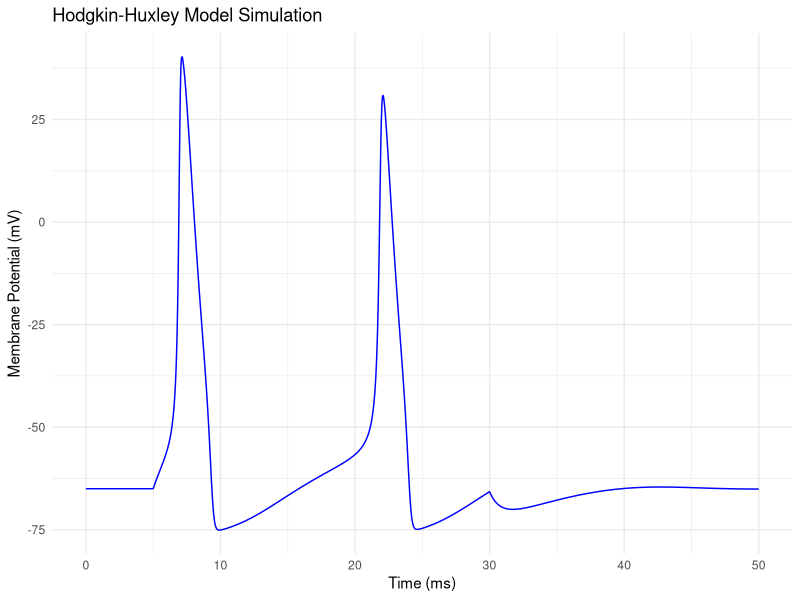

Recreate this plot in R.
# Hodgkin-Huxley Model: Understanding dV, dn, dm, dh

# dV - Change in Membrane Potential
# Represents: Rate of change of the neuron's membrane potential over time.
# Influences: Ionic currents (Na+, K+, leakage).
# Mechanism: Na+ influx causes depolarization, then K+ efflux causes repolarization.
# Role in Action Potential: Rapid Na+ channel opening and subsequent K+ channel opening.

# dn - Change in Potassium Channel Activation Variable
# Represents: Rate of change of n, governing potassium channels opening.
# Alpha/Beta Dynamics: Controlled by alpha_n (opening rate) and beta_n (closing rate).
# Action Potential: Slow increase during depolarization, helps in repolarization.

# dm - Change in Sodium Channel Activation Variable
# Represents: Rate of change of m, related to sodium channel activation.
# Alpha/Beta Dynamics: Governed by alpha_m (opening rate) and beta_m (closing rate).
# Action Potential: Rapid increase during initial depolarization phase.

# dh - Change in Sodium Channel Inactivation Variable
# Represents: Rate of change of h, linked to sodium channel inactivation.
# Alpha/Beta Dynamics: Dictated by alpha_h (inactivation rate) and beta_h (de-inactivation rate).
# Action Potential: Decreases during depolarization, preventing further Na+ influx.

# Summary:
# Interplay: V affects n, m, h, which in turn influence the ionic currents and V.
# Action Potential Phases: Rapid V rise due to m, decrease due to n and h.
# Return to Resting State: Variables return to baseline, readying neuron for next action potential.


# Load necessary library
library(deSolve)

# v is membrane potential
# n is probabiility of potassium channel opening


# Hodgkin-Huxley Model Parameters
g_Na = 120   # Sodium (Na) maximum conductances, in mS/cm^2
g_K = 36     # Postassium (K) maximum conductances, in mS/cm^2
g_L = 0.3    # Leak maximum conductances, in mS/cm^2
E_Na = 50    # Sodium (Na) Nernst reversal potentials, in mV
E_K = -77    # Postassium (K) Nernst reversal potentials, in mV
E_L = -54.4  # Leak Nernst reversal potentials, in mV
Cm = 1       # Membrane capacitance, in uF/cm^2

# Define the Hodgkin-Huxley model
hodgkin_huxley_model <- function(t, state, parameters) {
  with(as.list(c(state, parameters)), {
    # Calculate channel gating variables (n = )
    alpha_n = 0.01 * (V + 55) / (1 - exp(-(V + 55) / 10))
    beta_n = 0.125 * exp(-(V + 65) / 80)
    alpha_m = 0.1 * (V + 40) / (1 - exp(-(V + 40) / 10))
    beta_m = 4 * exp(-(V + 65) / 18)
    alpha_h = 0.07 * exp(-(V + 65) / 20)
    beta_h = 1 / (1 + exp(-(V + 35) / 10))
    
    # Calculate currents
    I_Na = g_Na * m^3 * h * (V - E_Na)
    I_K = g_K * n^4 * (V - E_K)
    I_L = g_L * (V - E_L)
    
    # External current
    I_ext = ifelse(t > 5 & t < 30, 10, 0)
    
    # Differential equations
    dV = (I_ext - I_Na - I_K - I_L) / Cm
    dn = alpha_n * (1 - n) - beta_n * n
    dm = alpha_m * (1 - m) - beta_m * m
    dh = alpha_h * (1 - h) - beta_h * h
    
    return(list(c(dV, dn, dm, dh)))
  })
}

# Initial conditions
state <- c(V = -65, n = 0.3176769, m = 0.05293204, h = 0.5961207)

# Time sequence
times <- seq(0, 50, by = 0.01)

# Model parameters (not changing over time)
parameters <- c(g_Na = g_Na, g_K = g_K, g_L = g_L, E_Na = E_Na, E_K = E_K, E_L = E_L, Cm = Cm)

# Run the simulation
out <- ode(y = state, times = times, func = hodgkin_huxley_model, parms = parameters)

# Convert output to a data frame for ggplot
results_df <- as.data.frame(out)
names(results_df) <- c("Time", "V", "n", "m", "h")

# Load ggplot2 library
library(ggplot2)

# Create the plot
ggplot(data = results_df, aes(x = Time, y = V)) +
  geom_line(color = "blue") +
  theme_minimal() +
  labs(title = "Hodgkin-Huxley Model Simulation",
       x = "Time (ms)",
       y = "Membrane Potential (mV)")
